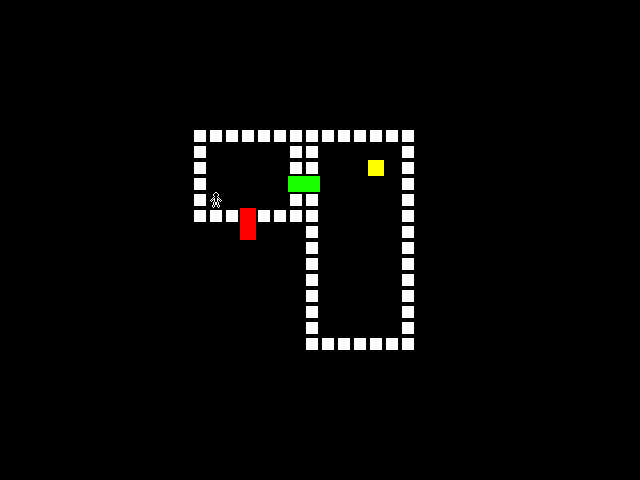

A level layout from a 2D game, rendered from its tile map. Below: a short description, then the map file with tile-grid data replaced by summaries:
An orthogonal 40x30 tile map with 16x16 px tiles, 3 tile layers (tiles, pieces, actors) and 4 objects (002, 003, 004, 001).

<map version="1.10" tiledversion="1.10.2" orientation="orthogonal" renderorder="right-down" width="40" height="30" tilewidth="16" tileheight="16" infinite="0" nextlayerid="6" nextobjectid="6">
 <tileset firstgid="1" name="tiles" tilewidth="16" tileheight="16" tilecount="81" columns="9">
  <image source="tiles.png" width="144" height="144" />
 </tileset>
 <layer id="1" name="tiles" width="40" height="30">
  <data>[1200 cells, 142 non-empty, 2 distinct tile ids]</data>
 </layer>
 <layer id="2" name="pieces" width="40" height="30">
  <data>[1200 cells, 5 non-empty, 3 distinct tile ids]</data>
 </layer>
 <layer id="3" name="actors" width="40" height="30">
  <data>[1200 cells, 1 non-empty, 1 distinct tile ids]</data>
 </layer>
 <objectgroup id="5" name="connectors">
  <object id="1" name="002" x="377.5" y="168">
   <polyline points="0,0 -82.75,16.75" />
  </object>
  <object id="2" name="003" x="381" y="171">
   <polyline points="0,0 -132.75,45.5" />
  </object>
  <object id="4" name="004" x="384" y="176">
   <polyline points="-1.63636,-2.54545 -135.477,56.9545" />
  </object>
  <object id="5" name="001" x="381" y="203">
   <polyline points="-6.54545,-39.8182 -73.6591,-23.9545" />
  </object>
 </objectgroup>
</map>
